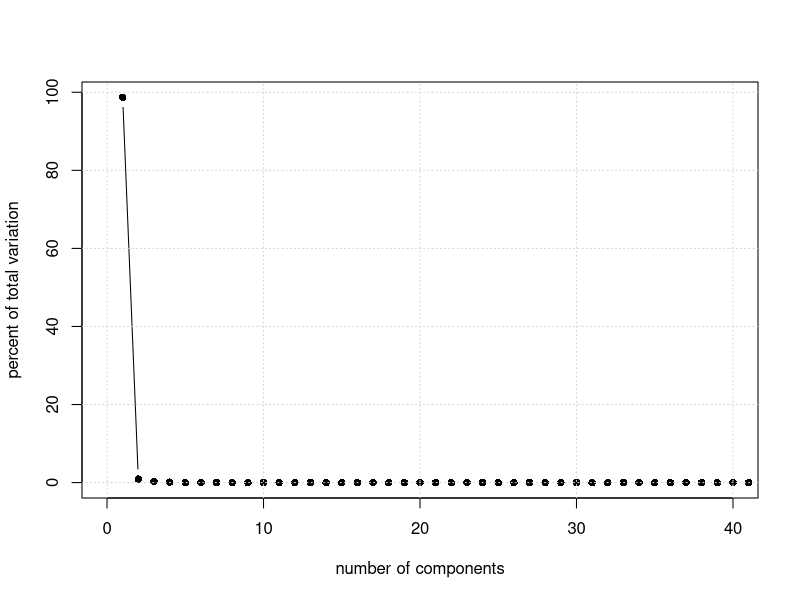

Generate this figure with R: (Note: this script raises an error after producing the figure.)
#6.1


library(caret) 
set.seed(0)
data(tecator) 
data <- data.frame(absorp, y = endpoints[,2])

#absorp = predictors 
#endpoints = columns of different responses

# Part (b):
#
pr = prcomp( absorp )

vars = pr$sdev^2
total_var = sum(vars)
plot( ( vars/total_var ) * 100, xlim=c(0,40), type='b', pch=16, xlab='number of components', ylab='percent of total variation' )
grid()

# Part (c):
# 
fat = endpoints[,2]
absorp = data.frame(absorp)

# For various models build and then compare performance:
#
set.seed(0)
lm_model = train( absorp, fat, 
                  method="lm", 
                  preProcess=c("center","scale"),
                  trControl=trainControl(method="repeatedcv",repeats=5))

# For rlm we cannot have a singular predictor covariance matrix thus we preprocess with PCA:
# 
set.seed(0)
rlm_model = train( absorp, fat, 
                   method="rlm",
                   preProcess = c('pca'),
                   trControl=trainControl(method="repeatedcv",repeats=5) )

set.seed(0)
pls_model = train( absorp, fat, method="pls",
                   # the default tuning grid evaluates comonents 1 ... tuneLength
                   tuneLength=40, 
                   preProcess=c("center","scale"), trControl=trainControl(method="repeatedcv",repeats=5) )

# Ridge regression training:
#
ridgeGrid = data.frame(.lambda=seq(0,1,length=20))
set.seed(0)
ridge_model = train( absorp, fat, method="ridge",
                     tuneGrid = ridgeGrid,
                     preProcess=c("center","scale"),
                     trControl=trainControl(method="repeatedcv",repeats=5) )

saveRDS(ridge_model, 'ridgemodel_ans_6.2.rds')
# Elastic net training:
# 
enetGrid = expand.grid(.lambda=seq(0,1,length=20), .fraction=seq(0.05, 1.0, length=20))
set.seed(0)
enet_model = train( absorp, fat, method="enet",
                    tuneGrid = enetGrid,
                    preProcess=c("center","scale"),
                    trControl=trainControl(method="repeatedcv",repeats=5) )
saveRDS(enet_model, 'enetmodel_ans_6.2.rds')

# EPage 82 
resamp = resamples( list(lm=lm_model,rlm=rlm_model,pls=pls_model,enet=enet_model) )
print( summary(resamp) )
dotplot( resamp, metric="RMSE" )
print( summary(diff(resamp)) )

